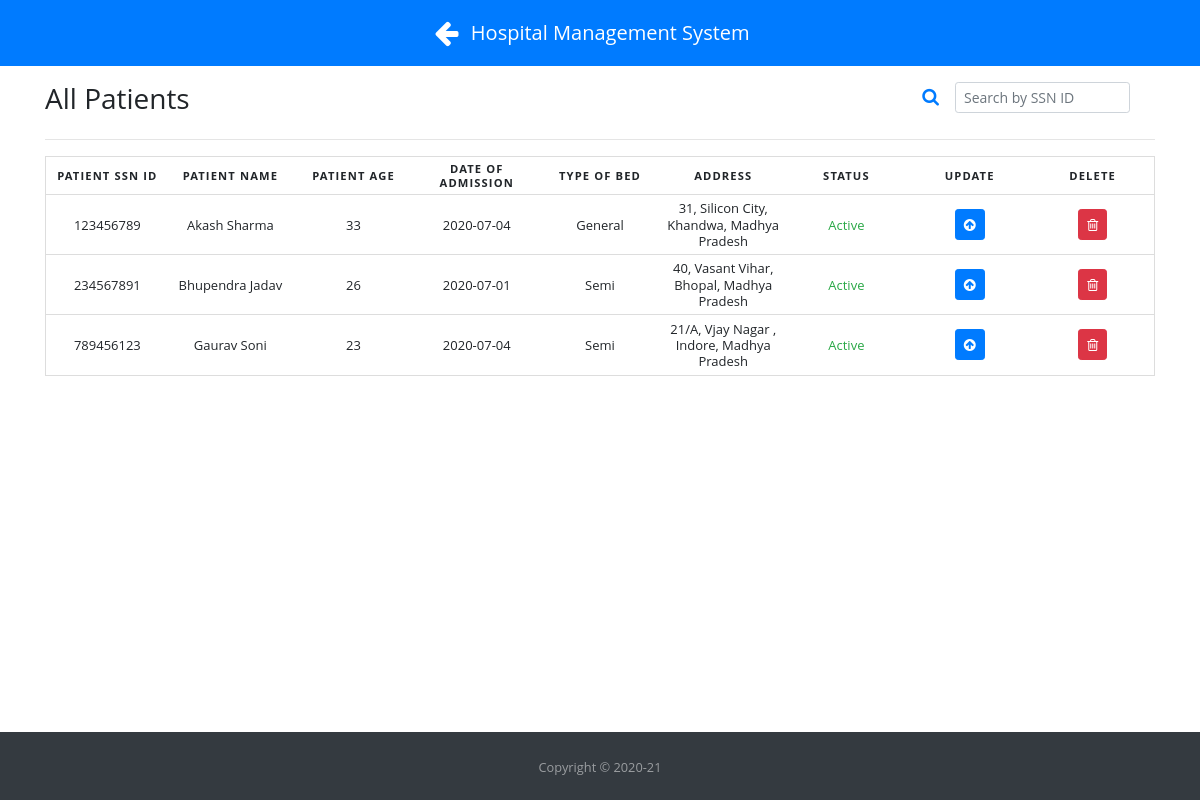
/viewPatients (signed in), run on an earlier commit of the app's database.
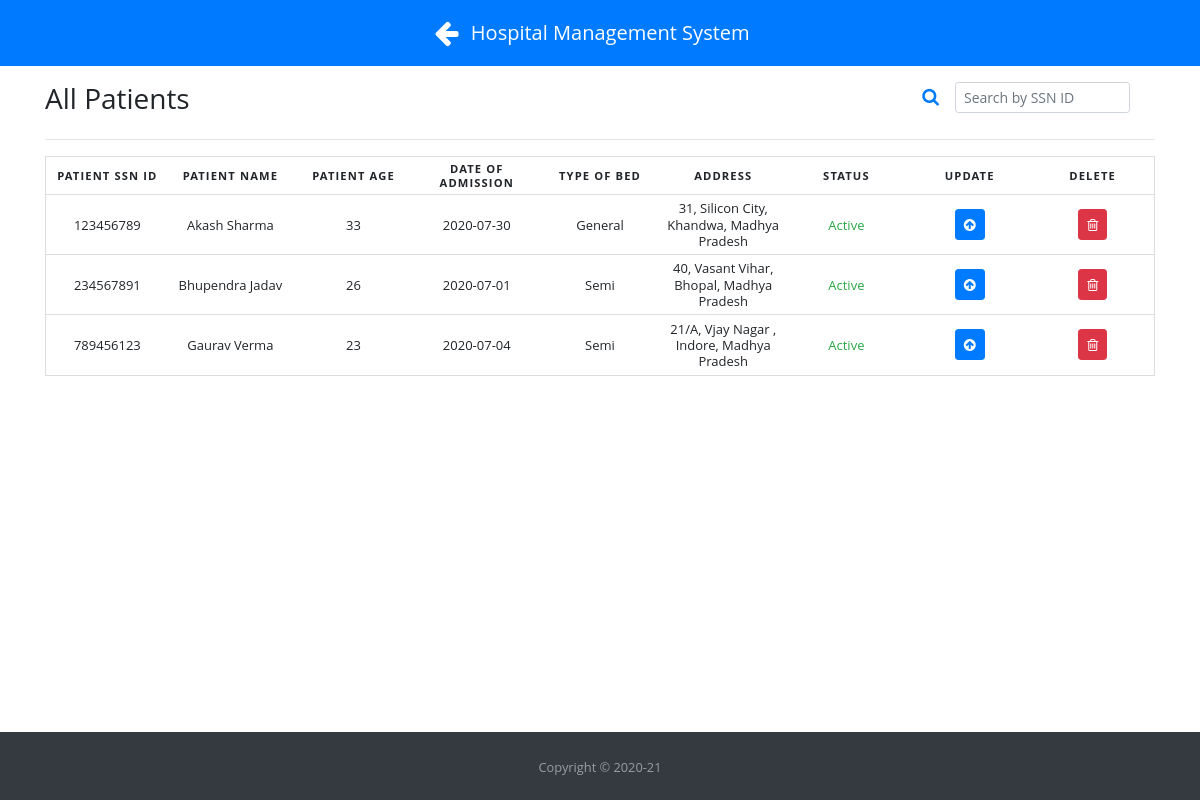
And on a later commit of the database.
### app.py (models this page shows, shortened)
class Patient(db.Model):
    id = db.Column(db.Integer, primary_key=True)
    ssnID = db.Column(db.Integer, unique=True, nullable=False)
    name = db.Column(db.String(50), nullable=False)
    age = db.Column(db.Integer, nullable=False)
    doj = db.Column(db.Date, nullable=False)
    type_of_bed = db.Column(db.String(30), nullable=False)
    address = db.Column(db.String(100), nullable=False)
    city = db.Column(db.String(30), nullable=False)
    state = db.Column(db.String(30), nullable=False)
    status = db.Column(db.String(30), default='Active', nullable=False)

### app.py (the view)
@app.route('/viewPatients')
def viewPatients():
    if 'loggedin' in session:
        all_patients = Patient.query.all()
        return render_template('viewPatients.html', all_patients=all_patients)
    else:
        flash('Please Sign-in first!', category='warning')
        return redirect(url_for('index'))

### templates/viewPatients.html (shortened to what this page needs)
{% extends "base.html" %}
{% block head %}
<link rel="stylesheet" href="{{ url_for('static', filename='css/floating-labels.css') }}">
<link rel="stylesheet" href="{{ url_for('static', filename='css/ResponsiveTable.css') }}">
{% endblock %}
{% block body %}
    <div class="title mt-3">
        <h3 class="allpatients" style="display:inline-flex;">All Patients</h3>
        <h3 style="display:inline-flex; float: right;">
            <form class="form-inline active-cyan-3 active-cyan-4">
                <i class="fa fa-search text-primary" style="font-size: large;" aria-hidden="true"></i>
                <input class="form-control form-control-sm ml-3 w-75" type="text" id="searchField" onkeyup="searchFunction()" title="Type in SSN ID" placeholder="Search by SSN ID" aria-label="Search">
            </form>
        </h3>
        <hr>
    </div>
    <table class="mt-2" id="patientTable">
        <thead>
            <tr>
                <th scope="col">Patient SSN ID</th>
                <th scope="col">Patient Name</th>
                <th scope="col">Patient Age</th>
                <th scope="col">Date of Admission</th>
                <th scope="col">Type of Bed</th>
                <th scope="col">Address</th>
                <th scope="col">Status</th>
                <th scope="col">Update</th>
                <th scope="col">Delete</th>
            </tr>
        </thead>
        <tbody>
            {% for patient in all_patients %}
                <tr>
                    <td data-label="Patient SSN ID">{{ patient.ssnID }}</td>
                    <td data-label="Patient Name">{{ patient.name }}</td>
                    <td data-label="Patient Age">{{ patient.age }}</td>
                    <td data-label="Date of Admission">{{ patient.doj }}</td>
                    <td data-label="Type of Bed">{{ patient.type_of_bed }}</td>
                    <td data-label="Address">{{ patient.address }}, {{ patient.city }}, {{ patient.state }}</td>
                    <td data-label="Status">
                        {% if patient.status == 'Active' %}
                            <span class="text-success">{{ patient.status }}</span>
                        {% else %}
                            <span class="text-danger">{{ patient.status }}</span>
                        {% endif %}
                    </td>
                    <td data-label="Update"><a href="#" data-toggle="modal" data-target="#update{{ patient.id }}" class="btn btn-sm btn-primary text-white"><i class="fa fa-arrow-circle-up"></i></a></td>
                    <td data-label="Delete"><a href="#" data-toggle="modal" data-target="#delete{{ patient.id }}" class="btn btn-sm btn-danger text-white"><i class="fa fa-trash-o"></i></a></td>
                </tr>
            {% endfor %}
        </tbody>
    </table>
{% endblock %}

What changed in the data, as far as the page shows it:
changed Patient "Akash Sharma": doj "2020-07-04" → "2020-07-30"
changed Patient "21/A, Vjay Nagar": name "Gaurav Soni" → "Gaurav Verma"
